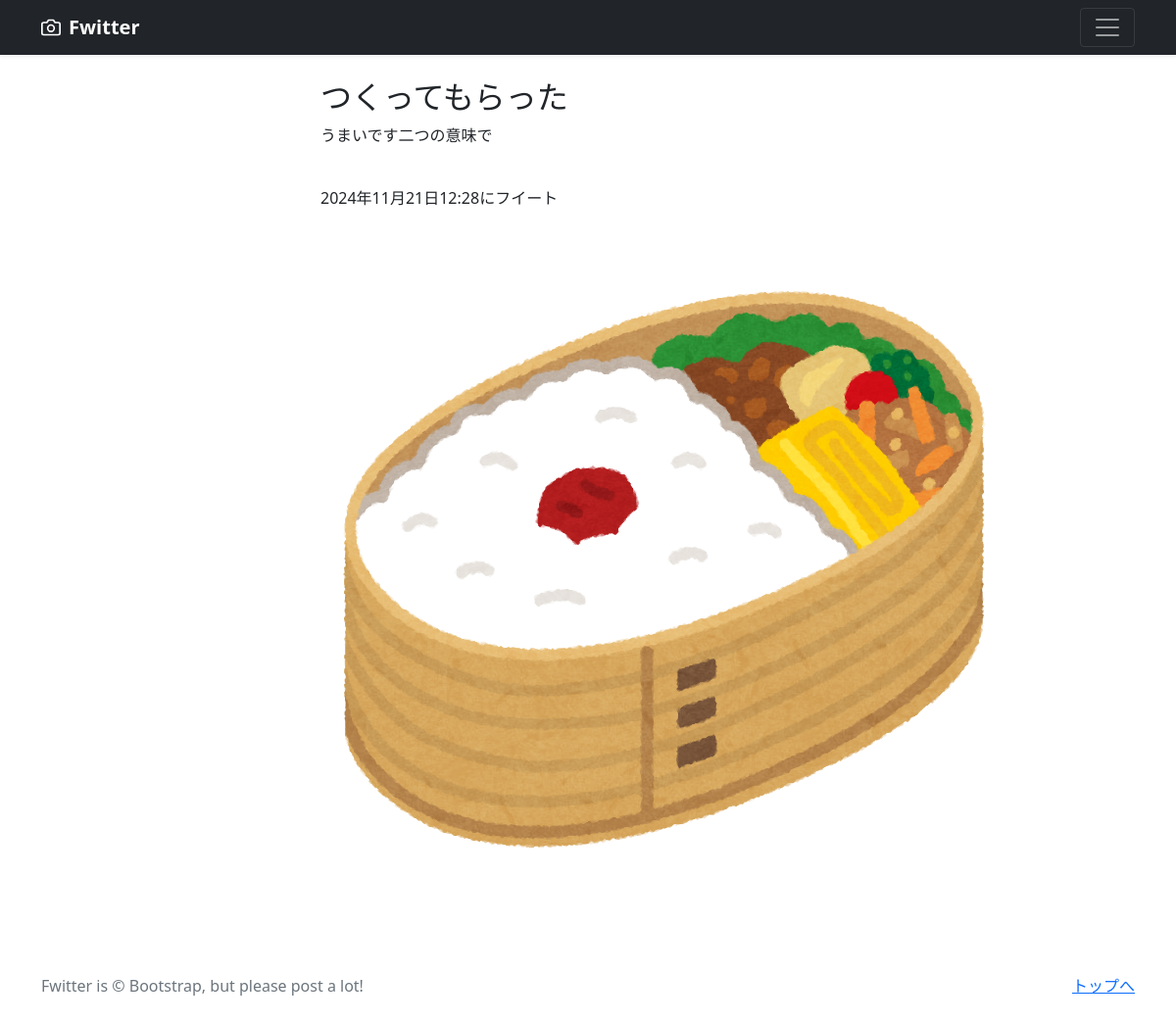
Screenshot of /photo-detail/21 (signed in) with the database file from the repository.
### photo/models.py (models this page shows, shortened)
class PhotoPost(models.Model):
    user = models.ForeignKey(
        CustomUser,
        verbose_name='ユーザー',
        on_delete=models.CASCADE
        )
    category = models.ForeignKey(
        Category,
        verbose_name='カテゴリ',
        on_delete=models.PROTECT
        )
    title = models.CharField(
        verbose_name='タイトル',
        max_length=200
        )
    comment = models.TextField(
        verbose_name='コメント',
        )
    image1 = models.ImageField(
        verbose_name='イメージ1',
        upload_to = 'photos'
        )
    image2 = models.ImageField(
        verbose_name='イメージ2',
        upload_to = 'photos',
        blank=True,
        null=True
        )
    posted_at = models.DateTimeField(
        verbose_name='日時',
        auto_now_add=True
        )

### photo/views.py (the view)
class DetailView(DetailView):
    template_name ='detail.html'
    model = PhotoPost

### photo/templates/detail.html (shortened to what this page needs)
{% extends 'base.html' %}
      {% block contents %}
      <br>
      <div class="container">
        <div class="row">
          <div class="col offset-3">
            <h2>{{object.title}}</h2>
            <p>{{object.comment}}</p>
            <br>
            <p>{{object.posted_at}}にフイート</p>
            <p><img src="{{ object.image1.url }}"></img></p>
      {% endblock %}

### rows the page displays
PhotoPost: title "つくってもらった", comment "うまいです二つの意味で", posted_at "2024年11月21日12:28", image1 (picture)
